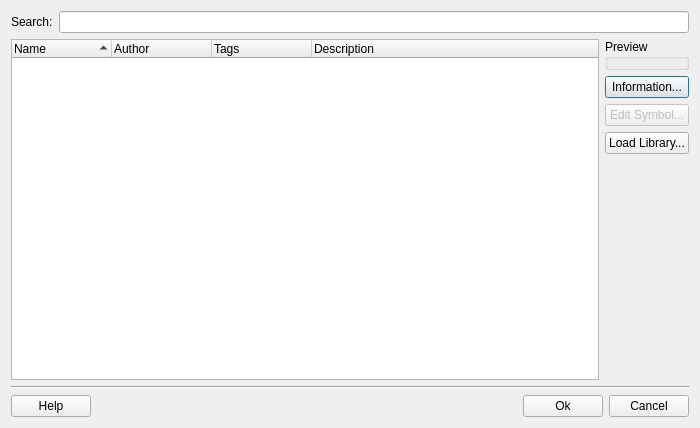
<?xml version="1.0" encoding="UTF-8"?>
<ui version="4.0">
 <class>SymbolSelectorDialogForm</class>
 <widget class="QDialog" name="SymbolSelectorDialogForm">
  <property name="geometry">
   <rect>
    <x>0</x>
    <y>0</y>
    <width>700</width>
    <height>428</height>
   </rect>
  </property>
  <property name="minimumSize">
   <size>
    <width>700</width>
    <height>428</height>
   </size>
  </property>
  <property name="windowTitle">
   <string>Symbol Selector</string>
  </property>
  <layout class="QGridLayout" name="gridLayout_7">
   <item row="0" column="0">
    <layout class="QGridLayout" name="gridLayout_6">
     <item row="0" column="0">
      <layout class="QGridLayout" name="gridLayout_5">
       <item row="0" column="0">
        <widget class="QLabel" name="m_searchLabel">
         <property name="text">
          <string>Search:</string>
         </property>
        </widget>
       </item>
       <item row="0" column="1">
        <widget class="QLineEdit" name="m_searchLineEdit"/>
       </item>
      </layout>
     </item>
     <item row="1" column="0">
      <layout class="QGridLayout" name="gridLayout_4">
       <item row="0" column="0">
        <widget class="QTreeWidget" name="m_symbolLibraryTreeWidget">
         <property name="alternatingRowColors">
          <bool>true</bool>
         </property>
         <property name="indentation">
          <number>10</number>
         </property>
         <property name="uniformRowHeights">
          <bool>true</bool>
         </property>
         <property name="sortingEnabled">
          <bool>true</bool>
         </property>
         <property name="animated">
          <bool>true</bool>
         </property>
         <column>
          <property name="text">
           <string notr="true">Name</string>
          </property>
         </column>
         <column>
          <property name="text">
           <string>Author</string>
          </property>
         </column>
         <column>
          <property name="text">
           <string>Tags</string>
          </property>
         </column>
         <column>
          <property name="text">
           <string>Description</string>
          </property>
         </column>
        </widget>
       </item>
       <item row="0" column="1">
        <layout class="QGridLayout" name="gridLayout">
         <item row="0" column="0">
          <widget class="QGroupBox" name="m_previewGroupBox">
           <property name="title">
            <string>Preview</string>
           </property>
          </widget>
         </item>
         <item row="1" column="0">
          <widget class="QPushButton" name="m_showSymbolInfoPushButton">
           <property name="text">
            <string>Information...</string>
           </property>
          </widget>
         </item>
         <item row="2" column="0">
          <widget class="QPushButton" name="m_editSymbolPushButton">
           <property name="enabled">
            <bool>false</bool>
           </property>
           <property name="text">
            <string>Edit Symbol...</string>
           </property>
          </widget>
         </item>
         <item row="3" column="0">
          <widget class="QPushButton" name="m_loadSymbolLibraryPushButton">
           <property name="enabled">
            <bool>true</bool>
           </property>
           <property name="text">
            <string>Load Library...</string>
           </property>
          </widget>
         </item>
         <item row="4" column="0">
          <spacer name="verticalSpacer">
           <property name="orientation">
            <enum>Qt::Vertical</enum>
           </property>
           <property name="sizeHint" stdset="0">
            <size>
             <width>20</width>
             <height>40</height>
            </size>
           </property>
          </spacer>
         </item>
        </layout>
       </item>
      </layout>
     </item>
     <item row="2" column="0">
      <layout class="QGridLayout" name="gridLayout_3">
       <item row="0" column="0">
        <widget class="Line" name="line">
         <property name="orientation">
          <enum>Qt::Horizontal</enum>
         </property>
        </widget>
       </item>
       <item row="1" column="0">
        <layout class="QGridLayout" name="gridLayout_2">
         <item row="0" column="0">
          <widget class="QPushButton" name="m_helpPushButton">
           <property name="text">
            <string>Help</string>
           </property>
          </widget>
         </item>
         <item row="0" column="1">
          <spacer name="horizontalSpacer">
           <property name="orientation">
            <enum>Qt::Horizontal</enum>
           </property>
           <property name="sizeHint" stdset="0">
            <size>
             <width>40</width>
             <height>20</height>
            </size>
           </property>
          </spacer>
         </item>
         <item row="0" column="2">
          <widget class="QPushButton" name="m_okPushButton">
           <property name="text">
            <string>Ok</string>
           </property>
          </widget>
         </item>
         <item row="0" column="3">
          <widget class="QPushButton" name="m_cancelPushButton">
           <property name="text">
            <string>Cancel</string>
           </property>
          </widget>
         </item>
        </layout>
       </item>
      </layout>
     </item>
    </layout>
   </item>
  </layout>
 </widget>
 <tabstops>
  <tabstop>m_symbolLibraryTreeWidget</tabstop>
  <tabstop>m_showSymbolInfoPushButton</tabstop>
  <tabstop>m_helpPushButton</tabstop>
  <tabstop>m_okPushButton</tabstop>
  <tabstop>m_cancelPushButton</tabstop>
 </tabstops>
 <resources/>
 <connections>
  <connection>
   <sender>m_okPushButton</sender>
   <signal>clicked()</signal>
   <receiver>SymbolSelectorDialogForm</receiver>
   <slot>accept()</slot>
   <hints>
    <hint type="sourcelabel">
     <x>170</x>
     <y>273</y>
    </hint>
    <hint type="destinationlabel">
     <x>114</x>
     <y>262</y>
    </hint>
   </hints>
  </connection>
  <connection>
   <sender>m_cancelPushButton</sender>
   <signal>clicked()</signal>
   <receiver>SymbolSelectorDialogForm</receiver>
   <slot>reject()</slot>
   <hints>
    <hint type="sourcelabel">
     <x>251</x>
     <y>267</y>
    </hint>
    <hint type="destinationlabel">
     <x>124</x>
     <y>272</y>
    </hint>
   </hints>
  </connection>
 </connections>
</ui>
